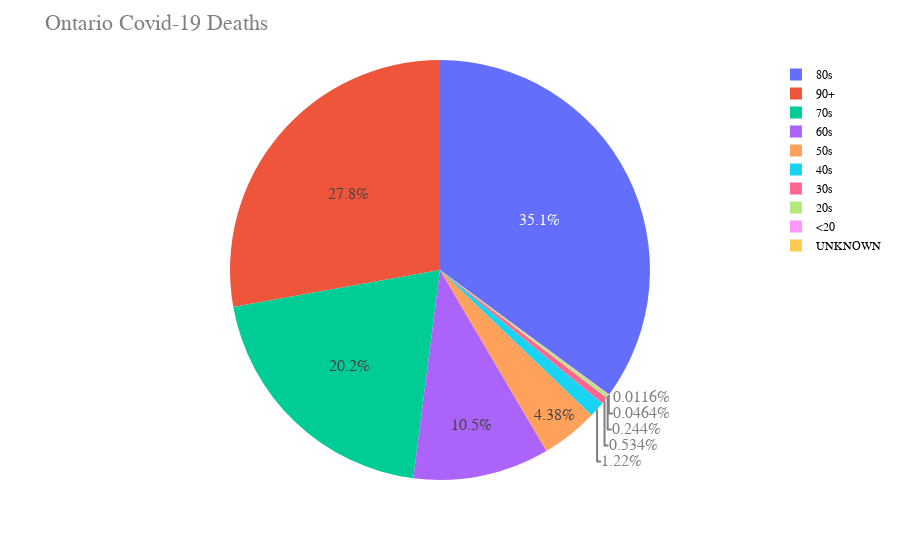

Notebook code cell kept with this figure:
### Code cell
figpie = px.pie(dffatal, values='Number of Dead', names='Age_Group', title='')
figpie.update_layout(
    title="Ontario Covid-19 Deaths",
    font=dict(
        family="Courier New, monospace",
        size=16,
        color="#7f7f7f"
    ),
    legend=dict(
        font=dict(
            family="sans-serif",
            size=12,
            color="black"
        )
    )
)
figpie.show()
#figpie.write_html("Ontariopie.html")

### Figure 1 — Plotly figure (JSON) as saved in the notebook; plotly's stock layout.template omitted (floating-point values rounded to 4 significant figures)
{"data": [{"domain": {"x": [0, 1], "y": [0, 1]}, "hovertemplate": "Age_Group=%{label}<br>Number of Dead=%{value}<extra></extra>", "labels": ["20s", "30s", "40s", "50s", "60s", "70s", "80s", "90+", "<20", "UNKNOWN"], "legendgroup": "", "name": "", "showlegend": true, "type": "pie", "values": [21, 46, 105, 377, 904, 1736, 3024, 2396, 4, 1]}], "layout": {"font": {"color": "#7f7f7f", "family": "Courier New, monospace", "size": 16}, "legend": {"font": {"color": "black", "family": "sans-serif", "size": 12}, "tracegroupgap": 0}, "margin": {"t": 60}, "title": {"text": "Ontario Covid-19 Deaths"}}}
